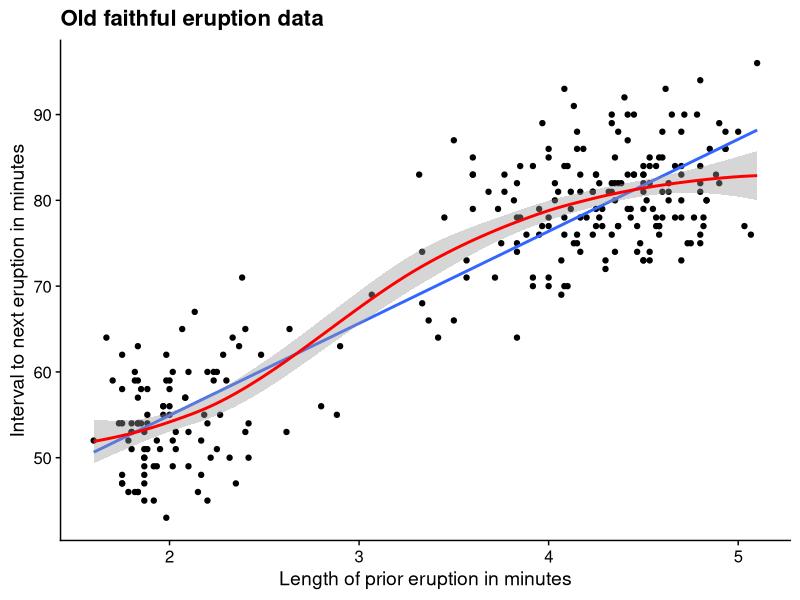
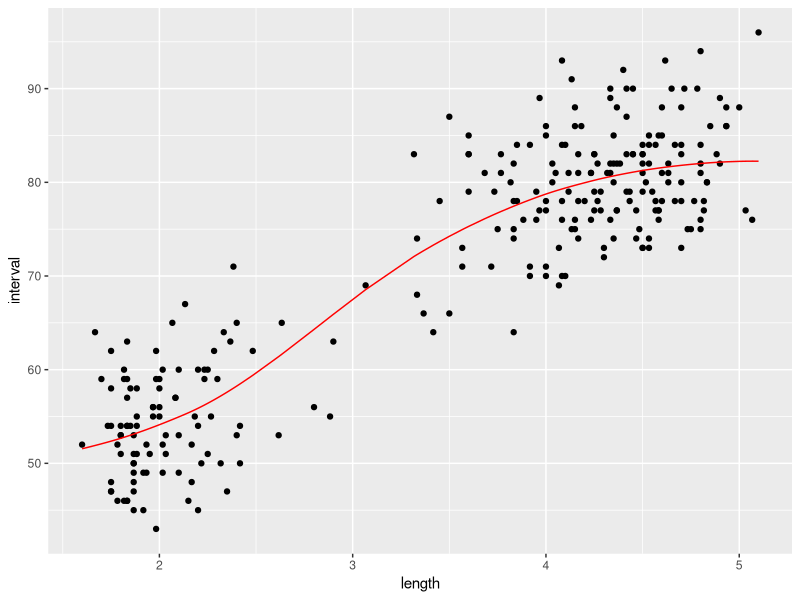

Reproduce these figures in R, in order.
## ---- chunk 1
knitr::opts_chunk$set(echo = TRUE)
## ---- chunk 2
library( tidyverse )                    # I live in the tidyverse environment.
library( cowplot )                      # I prefer the cowplot plot defaults.
## ---- chunk 3
example <-                              # Create a tibble populated with data.
  tibble(x = 1:3, 
         y = list(1:5, 1:10, 1:20))

example                                 # Display tibble.
## ---- chunk 4
names(data.frame(`crazy name` = 1))     # A name in data.frame is changed.
                                       
  
names(tibble(`crazy name` = 1))         #  But not in a tibble!
## ---- chunk 5
tibble(x = 1:5, y = x ^ 2)              # Define tibble.

tibble                                  # Display tibble.
## ---- chunk 6
data( faithful )                       # Specify file to use

faithful <-                            
  as_tibble( faithful ) %>%            # Change data.frame to tibble
    rename( "length" = eruptions,      # Chang variable names to make the
            "interval" = waiting )     # names more descriptive.

faithful                               # Verify tibble
## ---- chunk 7
faithful %>% 
  ggplot( aes( x = length,
               y = interval )) +
  geom_point() +
  geom_smooth( method = "lm",
               se     = FALSE ) +
  geom_smooth( method = "loess",
               color  = "red" ) +
  xlab( "Length of prior eruption in minutes" ) +
  ylab( "Interval to next eruption in minutes") +
  ggtitle( "Old faithful eruption data" ) +
  theme_cowplot()
  
## ---- chunk 8
fit <-                                  # Fit the loess line,
  loess( interval ~ length,             # regress interval against length
         data = faithful,               # The data source
         family = "symmetric",          # Guard against outliers,
         span = 0.75 )                  # Use 75% of the data for each 
                                        # computation.

str(fit)                                # Display the internal structure of 
                                        # the fit loess object.

fit                                     # Default display from the fit.

## ---- chunk 9

smoothed  <- fit$fitted                 # Get smoothed values.                    

faithful <-                             # Add smoothed values to faitful tibble.
  faithful %>% 
    add_column( smoothed, .after = 2 )

faithful                                # Verify column was added

faithful %>% 
  ggplot( aes( x = length,
               y = interval )) +
  geom_point() +
  geom_line( aes( x = length,
                  y = smoothed ),
                  color = "red" )

